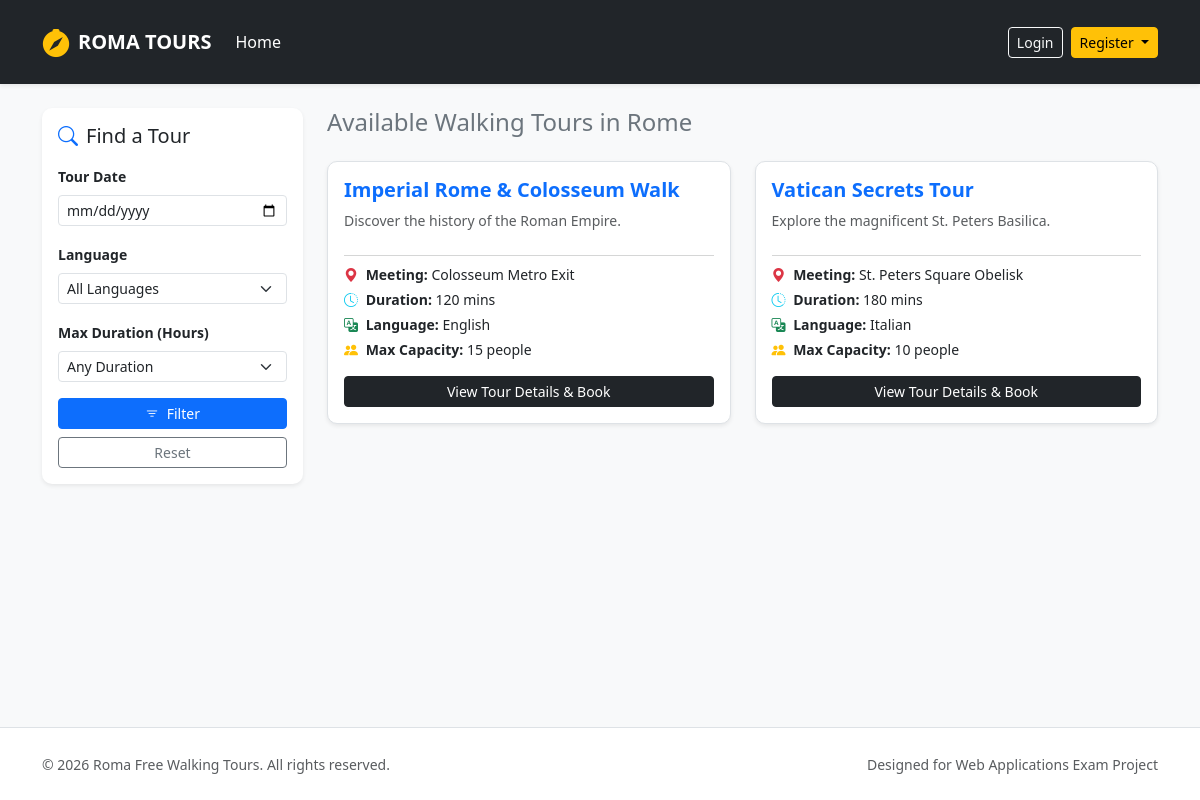
Before: / with the older database file.
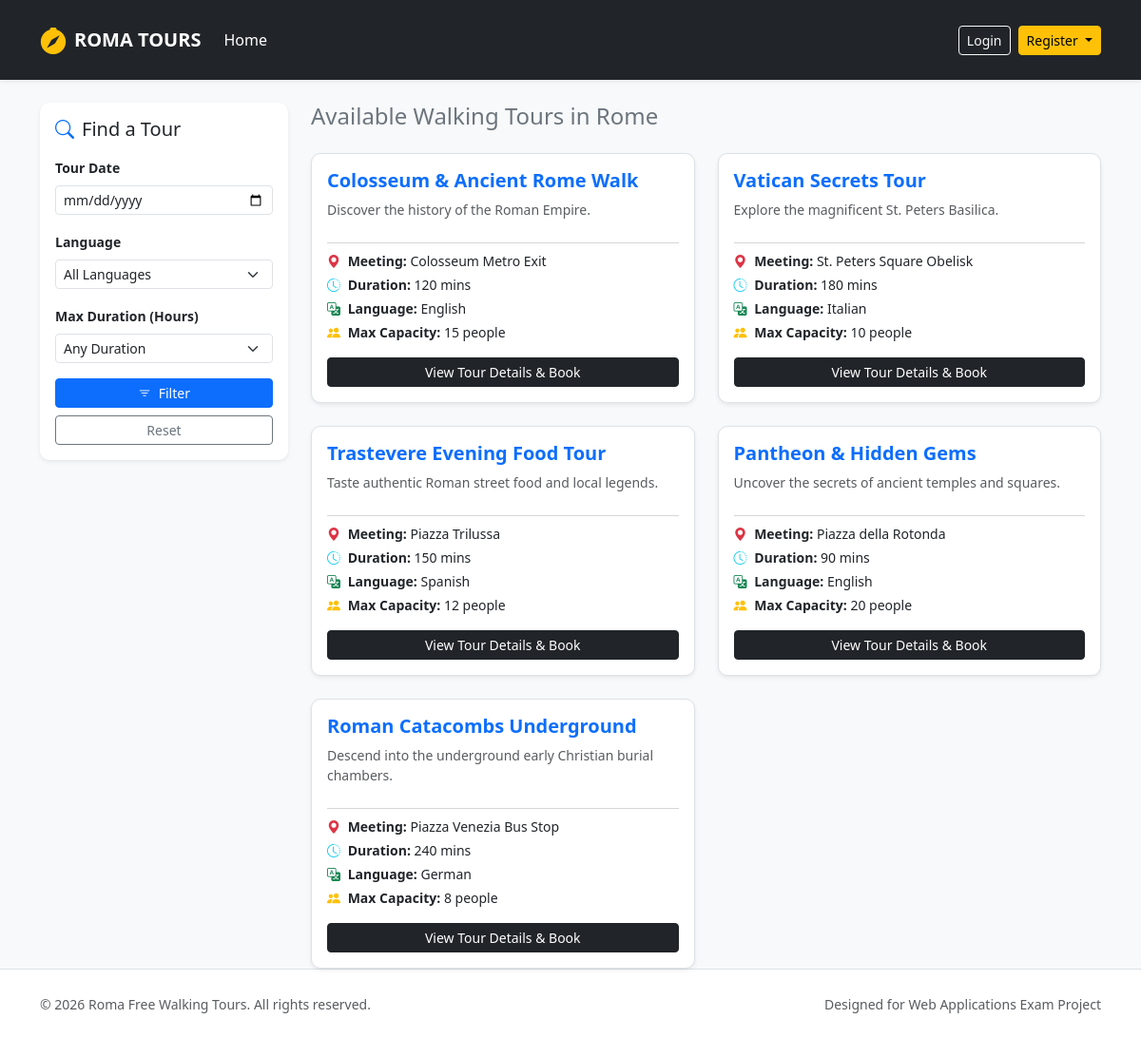
After: the same page with the newer database file.
### tables this page shows
CREATE TABLE tours (
            id INTEGER PRIMARY KEY AUTOINCREMENT,
            guide_id INTEGER NOT NULL,
            title TEXT NOT NULL,
            meeting_point TEXT NOT NULL,
            duration INTEGER NOT NULL,
            language TEXT NOT NULL,
            max_participants INTEGER NOT NULL,
            description TEXT NOT NULL,
            stops TEXT NOT NULL,
            photos TEXT NOT NULL,
            FOREIGN KEY (guide_id) REFERENCES users(id) ON DELETE CASCADE
        );

### app.py (the view)
@app.route("/")
def home():
    lang = request.args.get("language")
    duration = request.args.get("duration")
    date_input = request.args.get("date")
    day_name = None
    if date_input:
        try:
            day_name = datetime.strptime(date_input, "%Y-%m-%d").strftime("%A")
        except ValueError:
            flash("Invalid date format.", "danger")
    tours = search_tours(day_name, duration, lang)
    return render_template("index.html", tours=tours)

### dao/tours_dao.py (called while the page is built)
def search_tours(p_date_name=None, p_duration=None, p_lang=None):
    conn = sqlite3.connect("roma_tours.db")
    conn.row_factory = sqlite3.Row
    cursor = conn.cursor()
    query = "SELECT DISTINCT t.* FROM tours t JOIN tour_schedule ts ON t.id = ts.tour_id WHERE 1=1"
    params = []
    if p_lang:
        query += " AND t.language = ?"
        params.append(p_lang)
    if p_duration:
        query += " AND t.duration <= ?"
        params.append(int(p_duration))
    if p_date_name:
        query += " AND ts.day_of_week = ?"
        params.append(p_date_name)
    cursor.execute(query, params)
    tours = cursor.fetchall()
    cursor.close()
    conn.close()
    return tours

### templates/index.html (shortened to what this page needs)
{% extends 'base.html' %}
{% block content %}
<aside class="col-12 col-md-4 col-lg-3">
  <div class="card shadow-sm mb-4">
    <div class="card-body">
      <h5 class="card-title mb-3"><i class="bi bi-search text-primary me-2"></i>Find a Tour</h5>
      <form action="{{ url_for('home') }}" method="GET">
        <div class="mb-3">
          <label for="date" class="form-label small fw-bold">Tour Date</label>
          <input type="date" class="form-control form-control-sm" id="date" name="date" value="{{ request.args.get('date', '') }}">
        </div>
        <div class="mb-3">
          <label for="language" class="form-label small fw-bold">Language</label>
          <select class="form-select form-select-sm" id="language" name="language">
            <option value="">All Languages</option>
          </select>
        </div>
        <div class="mb-3">
          <label for="duration" class="form-label small fw-bold">Max Duration (Hours)</label>
          <select class="form-select form-select-sm" id="duration" name="duration">
            <option value="">Any Duration</option>
          </select>
        </div>
        <div class="d-grid gap-2">
          <button type="submit" class="btn btn-primary btn-sm"><i class="bi bi-filter me-1"></i> Filter</button>
          <a href="{{ url_for('home') }}" class="btn btn-outline-secondary btn-sm text-center">Reset</a>
        </div>
      </form>
    </div>
  </div>
</aside>
<section class="col-12 col-md-8 col-lg-9">
  <h4 class="mb-4 text-secondary">Available Walking Tours in Rome</h4>
  <div class="row row-cols-1 row-cols-md-2 g-4">
    {% for tour in tours %}
    <div class="col">
      <div class="card h-100 shadow-sm border">
        <div class="card-body d-flex flex-column">
          <h5 class="card-title text-primary fw-bold mb-2">{{ tour.title }}</h5>
          <p class="card-text text-muted small flex-grow-1">{{ tour.description }}</p>
          <hr class="text-muted my-2">
          <div class="small mb-3">
            <div class="mb-1"><strong><i class="bi bi-geo-alt-fill text-danger me-1"></i> Meeting:</strong> {{ tour.meeting_point }}</div>
            <div class="mb-1"><strong><i class="bi bi-clock-history text-info me-1"></i> Duration:</strong> {{ tour.duration }} mins</div>
            <div class="mb-1"><strong><i class="bi bi-translate text-success me-1"></i> Language:</strong> {{ tour.language }}</div>
            <div><strong><i class="bi bi-people-fill text-warning me-1"></i> Max Capacity:</strong> {{ tour.max_participants }} people</div>
          </div>
          <a href="{{ url_for('participant.tour_detail', tour_id=tour.id) }}" class="btn btn-dark btn-sm mt-auto w-100">View Tour Details & Book</a>
        </div>
      </div>
    </div>
    {% endfor %}
  </div>
</section>
{% endblock %}

### templates/base.html (shortened to what this page needs)
<!DOCTYPE html>
<html lang="en">
<head>
  <link href="https://cdn.jsdelivr.net/npm/bootstrap@5.3.2/dist/css/bootstrap.min.css" rel="stylesheet">
  <link rel="stylesheet" href="https://cdn.jsdelivr.net/npm/bootstrap-icons@1.11.3/font/bootstrap-icons.min.css">
  <link rel="stylesheet" href="{{ url_for('static', filename='css/styles.css') }}">
</head>
<body class="d-flex flex-column min-vh-100">
  <nav class="navbar navbar-expand-lg navbar-dark bg-dark shadow-sm py-3 mb-4">
    <div class="container">
      <a class="navbar-brand d-flex align-items-center fw-bold text-uppercase tracking-wider" href="{{ url_for('home') }}">
        <i class="bi bi-compass-fill me-2 text-warning fs-3"></i> Roma Tours
      </a>
      <div class="collapse navbar-collapse" id="mainNav">
        <ul class="navbar-nav me-auto mb-2 mb-lg-0">
          <li class="nav-item">
            <a class="nav-link {% if request.endpoint == 'home' %}active{% endif %}" href="{{ url_for('home') }}">Home</a>
          </li>
        </ul>
        <div class="d-flex align-items-center gap-2">
          {% if current_user.is_authenticated %}
            <span class="text-light me-2 small">
              <i class="bi bi-user-circle me-1 text-warning"></i> {{ current_user.name }} ({{ current_user.role }})
            </span>
            {% if current_user.role == 'administrator' %}
              <a href="{{ url_for('auth.profile_admin') }}" class="btn btn-outline-warning btn-sm">Admin Dashboard</a>
            {% elif current_user.role == 'guide' %}
              <a href="{{ url_for('auth.profile_guide') }}" class="btn btn-outline-warning btn-sm">Guide Profile</a>
            {% else %}
              <a href="{{ url_for('auth.profile_participant') }}" class="btn btn-outline-warning btn-sm">My Bookings</a>
            {% endif %}
            <a href="{{ url_for('auth.logout') }}" class="btn btn-danger btn-sm">Logout</a>
          {% else %}
            <a href="{{ url_for('auth.login') }}" class="btn btn-outline-light btn-sm">Login</a>
            <div class="dropdown">
              <button class="btn btn-warning btn-sm dropdown-toggle" type="button" data-bs-toggle="dropdown">
                Register
              </button>
            </div>
          {% endif %}
        </div>
      </div>
    </div>
  </nav>
  <div class="container flex-grow-1">
    <div class="row g-4">
      {% block content %}
      {% endblock %}
    </div>
  </div>
  <footer class="mt-auto border-top bg-white">
    <div class="container py-4">
      <div class="row align-items-center">
        <div class="col-12 col-md-6 text-center text-md-start">
          <span class="text-body-secondary small">© 2026 Roma Free Walking Tours. All rights reserved.</span>
        </div>
        <div class="col-12 col-md-6 text-center text-md-end mt-2 mt-md-0">
          <span class="text-muted small">Designed for Web Applications Exam Project</span>
        </div>
      </div>
    </div>
  </footer>
</body>
</html>

### static/css/styles.css (style rules this page uses)
body { background-color: #f8f9fa; font-family: 'Segoe UI', Tahoma, Geneva, Verdana, sans-serif; }
.card { border: none; border-radius: 10px; transition: transform 0.2s ease, box-shadow 0.2s ease; }
footer { background-color: #ffffff; }

Changed rows visible on the page:
changed tours "Discover the history of the Roman Empire.": title "Imperial Rome & Colosseum Walk" → "Colosseum & Ancient Rome Walk"
added tours: title "Trastevere Evening Food Tour", description "Taste authentic Roman street food and local legends.", meeting_point "Piazza Trilussa", duration "150", language "Spanish", max_participants "12"
added tours: title "Pantheon & Hidden Gems", description "Uncover the secrets of ancient temples and squares.", meeting_point "Piazza della Rotonda", duration "90", language "English", max_participants "20"
added tours: title "Roman Catacombs Underground", description "Descend into the underground early Christian burial chambers.", meeting_point "Piazza Venezia Bus Stop", duration "240", language "German", max_participants "8"
